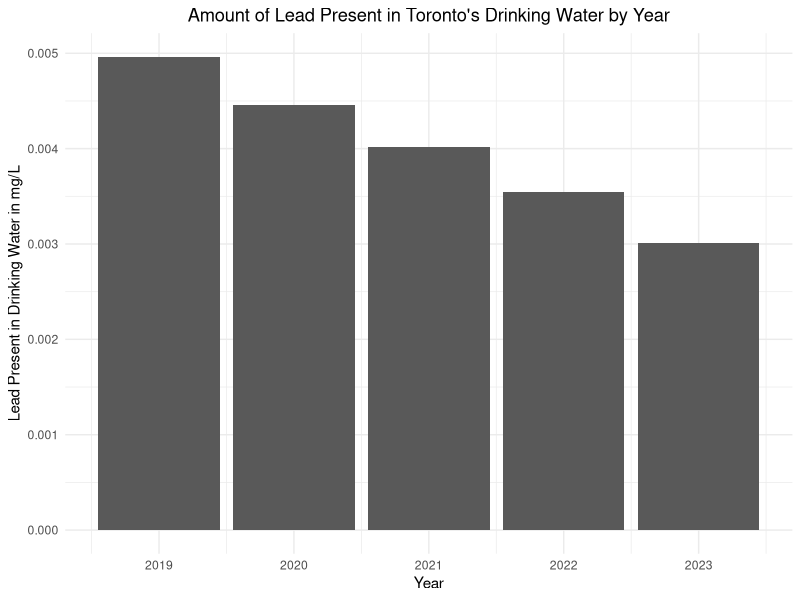

The R script that drew this image:
#### Preamble ####
# Purpose: Simulates the Toronto Non Regulated Lead Sample data set
# Author: Renfrew Ao-Ieong
# Date: 21 January 2024
# Contact: renfrew.aoieong@mail.utoronto.ca
# License: MIT
# Pre-requisites: none
# Data set simulated: https://open.toronto.ca/dataset/non-regulated-lead-sample/


#### Workspace setup ####
install.packages("tidyverse")
install.packages("knitr")
library(tidyverse)
library(knitr)

#### Simulate data ####

set.seed(158)

# Simulate sample identifier number, date of sample, and amount of lead in water sample
# Use 1 to 365 to represent the sample id number
sim_sample_id <- seq(1, 365, by=1)

# Simulate that a sample was obtained every day of the year
sim_date <- rep(x = as.Date("2023-01-01") + c(0:364))

# We don't know much about the actual data, so we estimate it to be from
# a normal distribution and choose mean to be 0.005 which is the maximum
# acceptable concentration in mg/L for lead in drinking water
# Source: https://www.canada.ca/en/health-canada/programs/consultation-lead-drinking-water/document.html#a1
sim_lead_amount = rnorm(n = 365, mean = 0.005, sd = 0.0005)

# Simulate data for a single year of collecting samples and measuring for lead amount
simulated_data <-
  tibble(
    sample_id = sim_sample_id,
    date = sim_date,
    lead_amount = sim_lead_amount
  )

# Simulate samples taken over 5 years with the assumption that each year
# the lead amount decreases due to people replacing old pipes over time
sim_sample_id_5_year = seq(1, 365*5, by=1)

sim_date_5_year <-
  rep(x = as.Date("2019-01-01") + c(0:1824))

sim_lead_amount_5_year <- 
  rnorm(n = 365, mean = 0.005, sd = 0.0005) |>
  append(rnorm(n = 365, mean = 0.0045, sd = 0.0005)) |>
  append(rnorm(n = 365, mean = 0.004, sd = 0.0005)) |>
  append(rnorm(n = 365, mean = 0.0035, sd = 0.0005)) |>
  append(rnorm(n = 365, mean = 0.003, sd = 0.0005))

simulated_data_5_year <-
  tibble(
    sample_id = sim_sample_id_5_year,
    date = sim_date_5_year,
    lead_amount = sim_lead_amount_5_year
  )

summary_simulated_data_5_year <-
  mutate(simulated_data_5_year, sample_year = year(date)) |>
  arrange(year(date)) |> 
  summarise(mean_lead_amount = mean(lead_amount),
            .by = sample_year)

#### Graph simulated data ####

summary_simulated_data_5_year |>
  ggplot(aes(x=sample_year, y=mean_lead_amount)) +
  ggtitle("Amount of Lead Present in Toronto's Drinking Water by Year") +
  geom_bar(stat='identity') +
  theme_minimal() +
  labs(x = "Year", y = "Lead Present in Drinking Water in mg/L") + 
  theme(plot.title = element_text(hjust = 0.5))


#### Test data ####

# Check that the dates are valid
# Adapted code from https://stackoverflow.com/questions/18178451/is-there-a-way-to-check-if-a-column-is-a-date-in-r
# Checks whether an argument has datatype Date
is.date <- function(x) inherits(x, 'Date')

all(sapply(sim_date, is.date))
all(sapply(sim_date_5_year, is.date))


# Check that the lead amount is between 0 and 1
simulated_data$lead_amount |> min() >= 0
simulated_data$lead_amount |> max() <= 1
simulated_data_5_year$lead_amount |> min() >= 0
simulated_data_5_year$lead_amount |> max() <= 1
